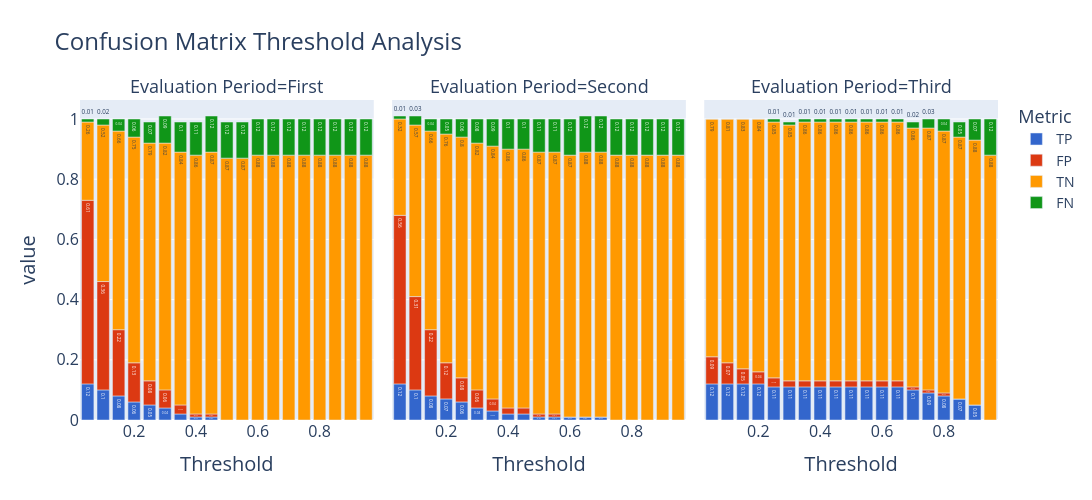

Notebook source saved alongside this figure:
### Code cell
fig = px.bar(df_threshold_confusion_matrix,
              x = "Threshold",
              y = ["TP", "FP", "TN", "FN"],
              facet_col = "Evaluation Period",
              title = "Confusion Matrix Threshold Analysis",
              text_auto = True,
              color_discrete_sequence=px.colors.qualitative.G10,
              width = 1800,
              height = 500)

# Update layout for legend, title, and subplot titles
fig.update_layout(
    title={'text': "Confusion Matrix Threshold Analysis", 'font': {'size': 24}},
    legend_title_text='Metric',  # Change legend title to 'Metric'
    legend={'title': {'font': {'size': 18}}, 'font': {'size': 14}},
    font={'size': 12}  # General font size for other elements
)

# Update x and y axis labels and font sizes
fig.update_xaxes(title_text='Threshold', title_font={'size': 20}, tickfont=dict(size=16))

# Link y-axes to avoid duplicate titles
fig.update_yaxes(title_font={'size': 20}, tickfont=dict(size=16), matches='y')

# Update subplot titles
for annotation in fig.layout.annotations:
    annotation['font'] = dict(size=18)

# Update text inside bars
fig.update_traces(textfont_size=20)

# Show the figure
fig.show()

### Figure 1 — Plotly figure (JSON) as saved in the notebook; plotly's stock layout.template omitted (floating-point values rounded to 4 significant figures)
{"data": [{"alignmentgroup": "True", "hovertemplate": "variable=TP<br>Evaluation Period=First<br>Threshold=%{x}<br>value=%{y}<extra></extra>", "legendgroup": "TP", "marker": {"color": "#3366CC", "pattern": {"shape": ""}}, "name": "TP", "offsetgroup": "TP", "orientation": "v", "showlegend": true, "textfont": {"size": 20}, "textposition": "auto", "texttemplate": "%{y}", "type": "bar", "x": [0.05, 0.1, 0.15, 0.2, 0.25, 0.3, 0.35, 0.4, 0.45, 0.5, 0.55, 0.6, 0.65, 0.7, 0.75, 0.8, 0.85, 0.9, 0.95], "xaxis": "x", "y": [0.12, 0.1, 0.08, 0.06, 0.05, 0.04, 0.02, 0.01, 0.01, 0, 0, 0, 0, 0, 0, 0, 0, 0, 0], "yaxis": "y"}, {"alignmentgroup": "True", "hovertemplate": "variable=TP<br>Evaluation Period=Second<br>Threshold=%{x}<br>value=%{y}<extra></extra>", "legendgroup": "TP", "marker": {"color": "#3366CC", "pattern": {"shape": ""}}, "name": "TP", "offsetgroup": "TP", "orientation": "v", "showlegend": false, "textfont": {"size": 20}, "textposition": "auto", "texttemplate": "%{y}", "type": "bar", "x": [0.05, 0.1, 0.15, 0.2, 0.25, 0.3, 0.35, 0.4, 0.45, 0.5, 0.55, 0.6, 0.65, 0.7, 0.75, 0.8, 0.85, 0.9, 0.95], "xaxis": "x2", "y": [0.12, 0.1, 0.08, 0.07, 0.06, 0.04, 0.03, 0.02, 0.02, 0.01, 0.01, 0.01, 0.01, 0.01, 0, 0, 0, 0, 0], "yaxis": "y2"}, {"alignmentgroup": "True", "hovertemplate": "variable=TP<br>Evaluation Period=Third<br>Threshold=%{x}<br>value=%{y}<extra></extra>", "legendgroup": "TP", "marker": {"color": "#3366CC", "pattern": {"shape": ""}}, "name": "TP", "offsetgroup": "TP", "orientation": "v", "showlegend": false, "textfont": {"size": 20}, "textposition": "auto", "texttemplate": "%{y}", "type": "bar", "x": [0.05, 0.1, 0.15, 0.2, 0.25, 0.3, 0.35, 0.4, 0.45, 0.5, 0.55, 0.6, 0.65, 0.7, 0.75, 0.8, 0.85, 0.9, 0.95], "xaxis": "x3", "y": [0.12, 0.12, 0.12, 0.12, 0.11, 0.11, 0.11, 0.11, 0.11, 0.11, 0.11, 0.11, 0.11, 0.1, 0.09, 0.08, 0.07, 0.05, 0], "yaxis": "y3"}, {"alignmentgroup": "True", "hovertemplate": "variable=FP<br>Evaluation Period=First<br>Threshold=%{x}<br>value=%{y}<extra></extra>", "legendgroup": "FP", "marker": {"color": "#DC3912", "pattern": {"shape": ""}}, "name": "FP", "offsetgroup": "FP", "orientation": "v", "showlegend": true, "textfont": {"size": 20}, "textposition": "auto", "texttemplate": "%{y}", "type": "bar", "x": [0.05, 0.1, 0.15, 0.2, 0.25, 0.3, 0.35, 0.4, 0.45, 0.5, 0.55, 0.6, 0.65, 0.7, 0.75, 0.8, 0.85, 0.9, 0.95], "xaxis": "x", "y": [0.61, 0.36, 0.22, 0.13, 0.08, 0.06, 0.03, 0.01, 0.01, 0, 0, 0, 0, 0, 0, 0, 0, 0, 0], "yaxis": "y"}, {"alignmentgroup": "True", "hovertemplate": "variable=FP<br>Evaluation Period=Second<br>Threshold=%{x}<br>value=%{y}<extra></extra>", "legendgroup": "FP", "marker": {"color": "#DC3912", "pattern": {"shape": ""}}, "name": "FP", "offsetgroup": "FP", "orientation": "v", "showlegend": false, "textfont": {"size": 20}, "textposition": "auto", "texttemplate": "%{y}", "type": "bar", "x": [0.05, 0.1, 0.15, 0.2, 0.25, 0.3, 0.35, 0.4, 0.45, 0.5, 0.55, 0.6, 0.65, 0.7, 0.75, 0.8, 0.85, 0.9, 0.95], "xaxis": "x2", "y": [0.56, 0.31, 0.22, 0.12, 0.08, 0.06, 0.04, 0.02, 0.02, 0.01, 0.01, 0, 0, 0, 0, 0, 0, 0, 0], "yaxis": "y2"}, {"alignmentgroup": "True", "hovertemplate": "variable=FP<br>Evaluation Period=Third<br>Threshold=%{x}<br>value=%{y}<extra></extra>", "legendgroup": "FP", "marker": {"color": "#DC3912", "pattern": {"shape": ""}}, "name": "FP", "offsetgroup": "FP", "orientation": "v", "showlegend": false, "textfont": {"size": 20}, "textposition": "auto", "texttemplate": "%{y}", "type": "bar", "x": [0.05, 0.1, 0.15, 0.2, 0.25, 0.3, 0.35, 0.4, 0.45, 0.5, 0.55, 0.6, 0.65, 0.7, 0.75, 0.8, 0.85, 0.9, 0.95], "xaxis": "x3", "y": [0.09, 0.07, 0.05, 0.04, 0.03, 0.02, 0.02, 0.02, 0.02, 0.02, 0.02, 0.02, 0.02, 0.01, 0.01, 0.01, 0, 0, 0], "yaxis": "y3"}, {"alignmentgroup": "True", "hovertemplate": "variable=TN<br>Evaluation Period=First<br>Threshold=%{x}<br>value=%{y}<extra></extra>", "legendgroup": "TN", "marker": {"color": "#FF9900", "pattern": {"shape": ""}}, "name": "TN", "offsetgroup": "TN", "orientation": "v", "showlegend": true, "textfont": {"size": 20}, "textposition": "auto", "texttemplate": "%{y}", "type": "bar", "x": [0.05, 0.1, 0.15, 0.2, 0.25, 0.3, 0.35, 0.4, 0.45, 0.5, 0.55, 0.6, 0.65, 0.7, 0.75, 0.8, 0.85, 0.9, 0.95], "xaxis": "x", "y": [0.26, 0.52, 0.66, 0.75, 0.79, 0.82, 0.84, 0.86, 0.87, 0.87, 0.87, 0.88, 0.88, 0.88, 0.88, 0.88, 0.88, 0.88, 0.88], "yaxis": "y"}, {"alignmentgroup": "True", "hovertemplate": "variable=TN<br>Evaluation Period=Second<br>Threshold=%{x}<br>value=%{y}<extra></extra>", "legendgroup": "TN", "marker": {"color": "#FF9900", "pattern": {"shape": ""}}, "name": "TN", "offsetgroup": "TN", "orientation": "v", "showlegend": false, "textfont": {"size": 20}, "textposition": "auto", "texttemplate": "%{y}", "type": "bar", "x": [0.05, 0.1, 0.15, 0.2, 0.25, 0.3, 0.35, 0.4, 0.45, 0.5, 0.55, 0.6, 0.65, 0.7, 0.75, 0.8, 0.85, 0.9, 0.95], "xaxis": "x2", "y": [0.32, 0.57, 0.66, 0.76, 0.8, 0.82, 0.84, 0.86, 0.86, 0.87, 0.87, 0.87, 0.88, 0.88, 0.88, 0.88, 0.88, 0.88, 0.88], "yaxis": "y2"}, {"alignmentgroup": "True", "hovertemplate": "variable=TN<br>Evaluation Period=Third<br>Threshold=%{x}<br>value=%{y}<extra></extra>", "legendgroup": "TN", "marker": {"color": "#FF9900", "pattern": {"shape": ""}}, "name": "TN", "offsetgroup": "TN", "orientation": "v", "showlegend": false, "textfont": {"size": 20}, "textposition": "auto", "texttemplate": "%{y}", "type": "bar", "x": [0.05, 0.1, 0.15, 0.2, 0.25, 0.3, 0.35, 0.4, 0.45, 0.5, 0.55, 0.6, 0.65, 0.7, 0.75, 0.8, 0.85, 0.9, 0.95], "xaxis": "x3", "y": [0.79, 0.81, 0.83, 0.84, 0.85, 0.85, 0.86, 0.86, 0.86, 0.86, 0.86, 0.86, 0.86, 0.86, 0.87, 0.87, 0.87, 0.88, 0.88], "yaxis": "y3"}, {"alignmentgroup": "True", "hovertemplate": "variable=FN<br>Evaluation Period=First<br>Threshold=%{x}<br>value=%{y}<extra></extra>", "legendgroup": "FN", "marker": {"color": "#109618", "pattern": {"shape": ""}}, "name": "FN", "offsetgroup": "FN", "orientation": "v", "showlegend": true, "textfont": {"size": 20}, "textposition": "auto", "texttemplate": "%{y}", "type": "bar", "x": [0.05, 0.1, 0.15, 0.2, 0.25, 0.3, 0.35, 0.4, 0.45, 0.5, 0.55, 0.6, 0.65, 0.7, 0.75, 0.8, 0.85, 0.9, 0.95], "xaxis": "x", "y": [0.01, 0.02, 0.04, 0.06, 0.07, 0.09, 0.1, 0.11, 0.12, 0.12, 0.12, 0.12, 0.12, 0.12, 0.12, 0.12, 0.12, 0.12, 0.12], "yaxis": "y"}, {"alignmentgroup": "True", "hovertemplate": "variable=FN<br>Evaluation Period=Second<br>Threshold=%{x}<br>value=%{y}<extra></extra>", "legendgroup": "FN", "marker": {"color": "#109618", "pattern": {"shape": ""}}, "name": "FN", "offsetgroup": "FN", "orientation": "v", "showlegend": false, "textfont": {"size": 20}, "textposition": "auto", "texttemplate": "%{y}", "type": "bar", "x": [0.05, 0.1, 0.15, 0.2, 0.25, 0.3, 0.35, 0.4, 0.45, 0.5, 0.55, 0.6, 0.65, 0.7, 0.75, 0.8, 0.85, 0.9, 0.95], "xaxis": "x2", "y": [0.01, 0.03, 0.04, 0.05, 0.06, 0.08, 0.09, 0.1, 0.1, 0.11, 0.11, 0.12, 0.12, 0.12, 0.12, 0.12, 0.12, 0.12, 0.12], "yaxis": "y2"}, {"alignmentgroup": "True", "hovertemplate": "variable=FN<br>Evaluation Period=Third<br>Threshold=%{x}<br>value=%{y}<extra></extra>", "legendgroup": "FN", "marker": {"color": "#109618", "pattern": {"shape": ""}}, "name": "FN", "offsetgroup": "FN", "orientation": "v", "showlegend": false, "textfont": {"size": 20}, "textposition": "auto", "texttemplate": "%{y}", "type": "bar", "x": [0.05, 0.1, 0.15, 0.2, 0.25, 0.3, 0.35, 0.4, 0.45, 0.5, 0.55, 0.6, 0.65, 0.7, 0.75, 0.8, 0.85, 0.9, 0.95], "xaxis": "x3", "y": [0, 0, 0, 0, 0.01, 0.01, 0.01, 0.01, 0.01, 0.01, 0.01, 0.01, 0.01, 0.02, 0.03, 0.04, 0.05, 0.07, 0.12], "yaxis": "y3"}], "layout": {"annotations": [{"font": {"size": 18}, "showarrow": false, "text": "Evaluation Period=First", "x": 0.16, "xanchor": "center", "xref": "paper", "y": 1, "yanchor": "bottom", "yref": "paper"}, {"font": {"size": 18}, "showarrow": false, "text": "Evaluation Period=Second", "x": 0.5, "xanchor": "center", "xref": "paper", "y": 1, "yanchor": "bottom", "yref": "paper"}, {"font": {"size": 18}, "showarrow": false, "text": "Evaluation Period=Third", "x": 0.84, "xanchor": "center", "xref": "paper", "y": 1, "yanchor": "bottom", "yref": "paper"}], "barmode": "relative", "font": {"size": 12}, "height": 500, "legend": {"font": {"size": 14}, "title": {"font": {"size": 18}, "text": "Metric"}, "tracegroupgap": 0}, "title": {"font": {"size": 24}, "text": "Confusion Matrix Threshold Analysis"}, "width": 1800, "xaxis": {"anchor": "y", "domain": [0, 0.32], "tickfont": {"size": 16}, "title": {"font": {"size": 20}, "text": "Threshold"}}, "xaxis2": {"anchor": "y2", "domain": [0.34, 0.66], "matches": "x", "tickfont": {"size": 16}, "title": {"font": {"size": 20}, "text": "Threshold"}}, "xaxis3": {"anchor": "y3", "domain": [0.68, 1.0], "matches": "x", "tickfont": {"size": 16}, "title": {"font": {"size": 20}, "text": "Threshold"}}, "yaxis": {"anchor": "x", "domain": [0, 1], "matches": "y", "tickfont": {"size": 16}, "title": {"font": {"size": 20}, "text": "value"}}, "yaxis2": {"anchor": "x2", "domain": [0, 1], "matches": "y", "showticklabels": false, "tickfont": {"size": 16}, "title": {"font": {"size": 20}}}, "yaxis3": {"anchor": "x3", "domain": [0, 1], "matches": "y", "showticklabels": false, "tickfont": {"size": 16}, "title": {"font": {"size": 20}}}}}
